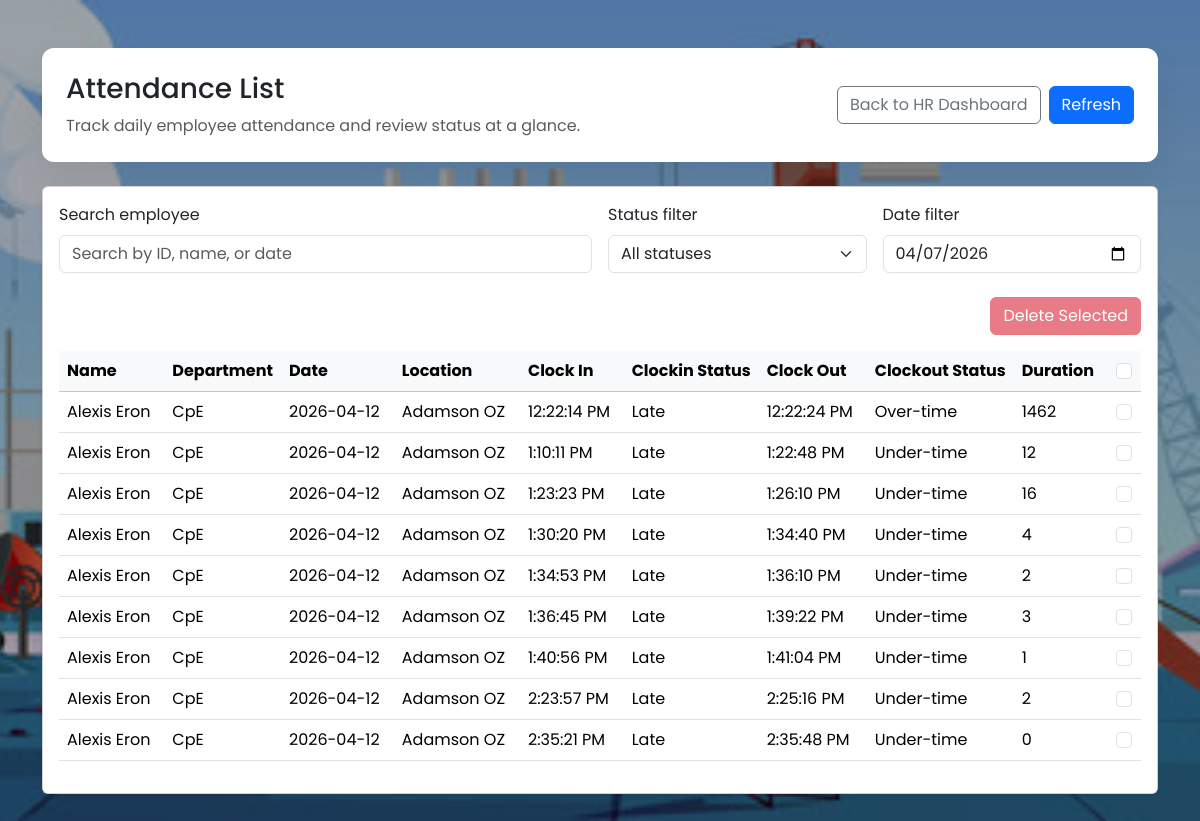
Page /HR/Employee_attendance/index.php (signed in) on the committed database.
### tables this page shows
CREATE TABLE `employee_attendance` (
  `Attendance_id` bigint(20) NOT NULL,
  `Emp_id` bigint(255) NOT NULL,
  `Date` date NOT NULL,
  `Location` varchar(255) NOT NULL,
  `Coordinates` varchar(255) NOT NULL,
  `Clock_in` varchar(255) NOT NULL,
  `Clock_out` varchar(255) NOT NULL,
  `Clockin_status` varchar(255) NOT NULL,
  `Clockout_status` varchar(255) NOT NULL,
  `Duration` float NOT NULL,
  `AO` tinyint(1) NOT NULL
);

CREATE TABLE `employees` (
  `id` int(10) UNSIGNED NOT NULL,
  `name` varchar(255) NOT NULL,
  `email` varchar(255) NOT NULL,
  `username` varchar(255) NOT NULL,
  `password` varchar(255) NOT NULL,
  `type` varchar(50) NOT NULL DEFAULT 'Emp',
  `position` varchar(255) NOT NULL,
  `department` varchar(255) NOT NULL,
  `salary` decimal(15,2) NOT NULL DEFAULT 0.00,
  `join_date` date NOT NULL,
  `status` varchar(50) NOT NULL DEFAULT 'Active'
);

### HR/Employee_attendance/index.php (the view, shortened to what this page needs)
<!DOCTYPE html>
<html lang="en">
<head>
    <link href="https://cdn.jsdelivr.net/npm/bootstrap@5.3.3/dist/css/bootstrap.min.css" rel="stylesheet">
    <link rel="stylesheet" href="../HR_Assets/Employee_attendance.css">
</head>
<body>
    <?php include './Employee_attendance_modules/background.php'; ?>
    <div class="container py-5">
        <div class="attendance-header p-4 mb-4">
            <div class="d-flex flex-column flex-md-row justify-content-between align-items-start align-items-md-center gap-3">
                <div>
                    <h1 class="h3 mb-2" id = 'attendance-list'>Attendance List</h1>
                    <p class="text-muted mb-0">Track daily employee attendance and review status at a glance.</p>
                </div>
                <div class="d-flex gap-2">
                    <a href="../" class="btn btn-outline-secondary">Back to HR Dashboard</a>
                    <a href="./" class="btn btn-primary">Refresh</a>
                </div>
            </div>
        </div>
        <div class="card shadow-sm">
            <div class="card-body">
                <div class="row g-3 mb-4">
                    <div class="col-md-6">
                        <label for="searchInput" class="form-label">Search employee</label>
                        <input id="searchInput" type="text" class="form-control" placeholder="Search by ID, name, or date">
                    </div>
                    <div class="col-md-3">
                        <label for="statusFilter" class="form-label">Status filter</label>
                        <select id="statusFilter" class="form-select">
                            <option value="all">All statuses</option>
                        </select>
                    </div>
                    <div class="col-md-3">
                        <label for="dateFilter" class="form-label">Date filter</label>
                        <input id="dateFilter" type="date" class="form-control" value="2026-04-07">
                    </div>
                </div>
                <div class="d-flex justify-content-end mb-3">
                    <button id="bulkDeleteBtn" type="button" class="btn btn-danger" disabled>Delete Selected</button>
                </div>
                <div class="table-responsive">
                    <table class="table table-hover attendance-table">
                        <thead class="table-light">
                            <tr>
                                <th scope="col">Name</th>
                                <th scope="col" class="department-col">Department</th>
                                <th scope="col">Date</th>
                                <th scope="col">Location</th>
                                <th scope="col">Clock In </th>
                                <th scope="col" class="clkinStatus-col">Clockin Status</th>
                                <th scope="col">Clock Out</th>
                                <th scope="col" class="clkinStatus-col">Clockout Status</th>
                                <th scope="col">Duration</th>
                                <th scope="col" class="text-center">
                                    <input id="selectAllRows" type="checkbox" class="form-check-input" aria-label="Select all rows">
                                </th>
                            </tr>
                        </thead>
                        <tbody id="attendanceTable">
                            <?php
                                include '../../Modules/dbcon.php';
                                $query = "SELECT employee_attendance.*, employees.name, employees.department FROM `employee_attendance` JOIN `employees` ON employee_attendance.Emp_id = employees.id";
                                $result = mysqli_query($dbc, $query);
                                while ($row = mysqli_fetch_array($result)) {
                                        echo "<tr role='button' tabindex='0'>";
                                        echo "<td>" . $row['name'] . "</td>";
                                        echo "<td class='department-col'>" . $row['department'] . "</td>";
                                        echo "<td>" . $row['Date'] . "</td>";
                                        echo "<td>" . $row['Location'] . "</td>";
                                        echo "<td>" . $row['Clock_in'] . "</td>";
                                        echo "<td class='clkinStatus-col'>" . $row['Clockin_status'] . "</td>";
                                        echo "<td>" . $row['Clock_out'] . "</td>";
                                        $clockoutStatusDisplay = preg_replace('/\((Allowed|Rejected)\)/', "<small class='text-muted'>($1)</small>", $row['Clockout_status']);
                                        echo "<td class='clkinStatus-col'>" . $clockoutStatusDisplay . "</td>";
                                        echo "<td>" . $row['Duration'] . "</td>";
                                        echo "<td class='text-center'><input type='checkbox' class='form-check-input row-select' aria-label='Select row for deletion'></td>";
                                        echo "</tr>";
                                }
                            ?>
                        </tbody>
                    </table>
                </div>
            </div>
        </div>
    </div>
</body>
</html>

### HR/Employee_attendance/Employee_attendance_modules/background.php (shortened to what this page needs)
<div class="bg-container">
</div>

### HR/HR_Assets/Employee_attendance.css (style rules this page uses)
html, body { height: 100%; margin: 0; }
body { font-family: 'Poppins', sans-serif; background: transparent; min-height: 100vh; }
.bg-container { position: fixed; top: 0; right: 0; bottom: 0; left: 0; z-index: -1; overflow: hidden; }
.attendance-header { background: #fff; border-radius: .75rem; box-shadow: 0 1rem 2rem rgba(0, 0, 0, 0.06); }
.attendance-table th { white-space: nowrap; }
.attendance-table .department-col { width: 10%; }
.attendance-table .clkinStatus-col { width: 12%; }
.attendance-table tbody tr { cursor: pointer; }

### rows in the picture
employee_attendance: employees.name "Alexis Eron", employees.department "CpE", Date "2026-04-12", Location "Adamson OZ", Clock_in "12:22:14 PM", Clockin_status "Late", Clock_out "12:22:24 PM", Clockout_status "Over-time", Duration "1462"
employee_attendance: employees.name "Alexis Eron", employees.department "CpE", Date "2026-04-12", Location "Adamson OZ", Clock_in "1:10:11 PM", Clockin_status "Late", Clock_out "1:22:48 PM", Clockout_status "Under-time", Duration "12"
employee_attendance: employees.name "Alexis Eron", employees.department "CpE", Date "2026-04-12", Location "Adamson OZ", Clock_in "1:23:23 PM", Clockin_status "Late", Clock_out "1:26:10 PM", Clockout_status "Under-time", Duration "16"
employee_attendance: employees.name "Alexis Eron", employees.department "CpE", Date "2026-04-12", Location "Adamson OZ", Clock_in "1:30:20 PM", Clockin_status "Late", Clock_out "1:34:40 PM", Clockout_status "Under-time", Duration "4"
employee_attendance: employees.name "Alexis Eron", employees.department "CpE", Date "2026-04-12", Location "Adamson OZ", Clock_in "1:34:53 PM", Clockin_status "Late", Clock_out "1:36:10 PM", Clockout_status "Under-time", Duration "2"
employee_attendance: employees.name "Alexis Eron", employees.department "CpE", Date "2026-04-12", Location "Adamson OZ", Clock_in "1:36:45 PM", Clockin_status "Late", Clock_out "1:39:22 PM", Clockout_status "Under-time", Duration "3"
employee_attendance: employees.name "Alexis Eron", employees.department "CpE", Date "2026-04-12", Location "Adamson OZ", Clock_in "1:40:56 PM", Clockin_status "Late", Clock_out "1:41:04 PM", Clockout_status "Under-time", Duration "1"
employee_attendance: employees.name "Alexis Eron", employees.department "CpE", Date "2026-04-12", Location "Adamson OZ", Clock_in "2:23:57 PM", Clockin_status "Late", Clock_out "2:25:16 PM", Clockout_status "Under-time", Duration "2"
employee_attendance: employees.name "Alexis Eron", employees.department "CpE", Date "2026-04-12", Location "Adamson OZ", Clock_in "2:35:21 PM", Clockin_status "Late", Clock_out "2:35:48 PM", Clockout_status "Under-time", Duration "0"
